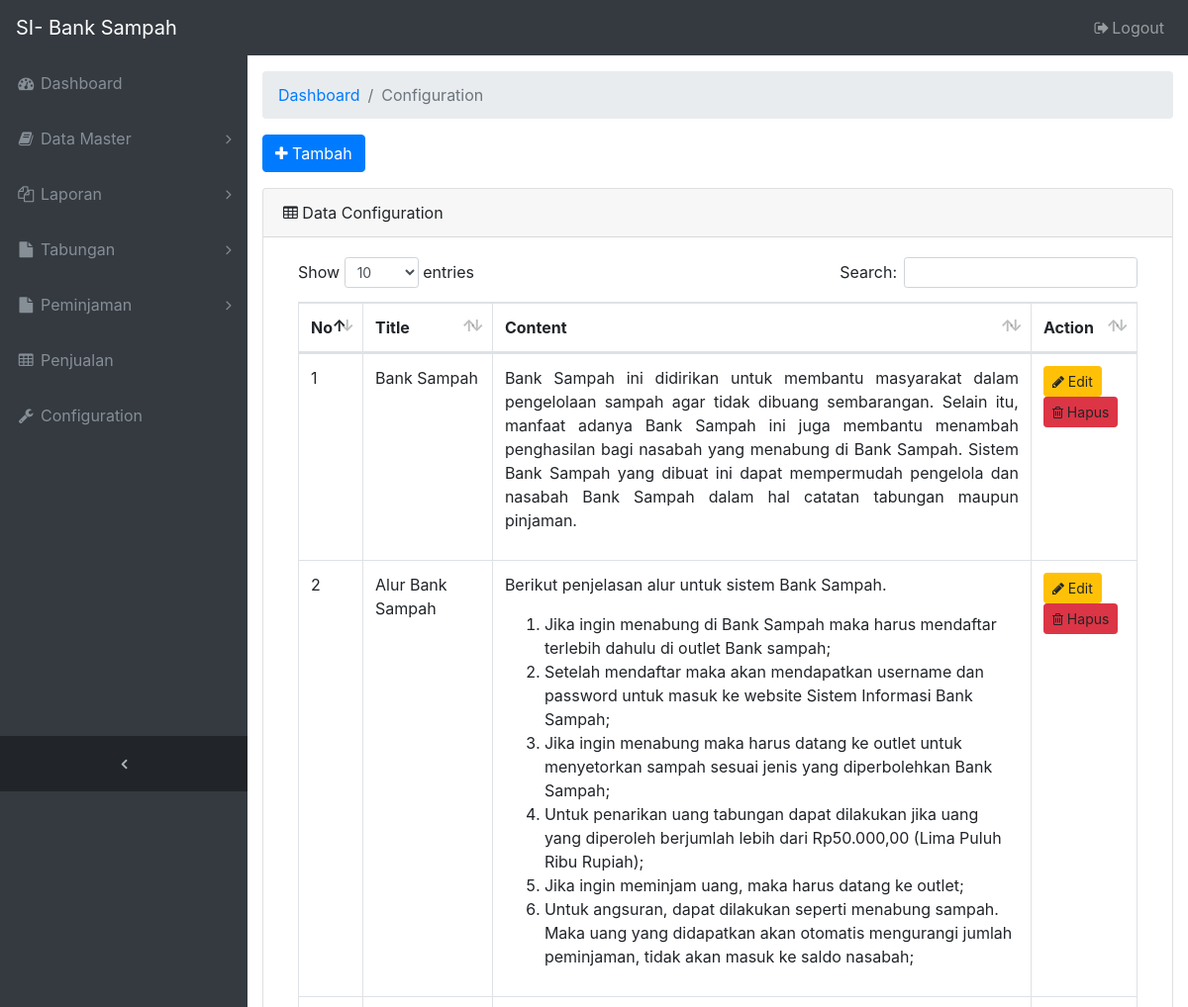
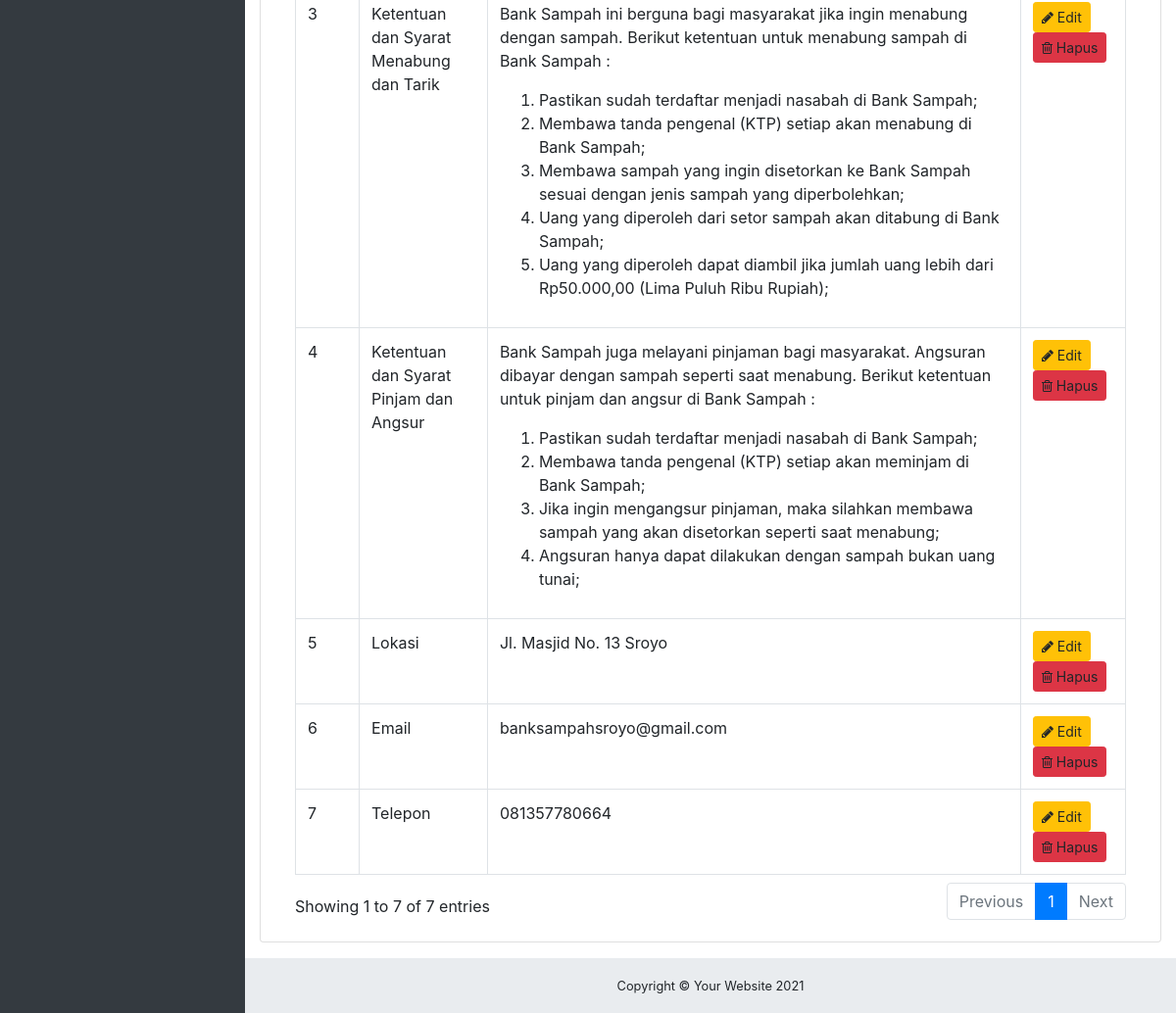
/ADMIN/menu-configuration.php (signed in), run on the app's committed database (2 pictures, top to bottom).
### tables this page shows
CREATE TABLE `tb_config` (
  `id_config` int(11) NOT NULL,
  `judul` varchar(50) NOT NULL,
  `isi` text NOT NULL
);

### ADMIN/menu-configuration.php (the view, shortened to what this page needs)
<!DOCTYPE html>
<html lang="en">
<head>
  <link href="vendor/bootstrap/css/bootstrap.min.css" rel="stylesheet">
  <link href="vendor/font-awesome/css/font-awesome.min.css" rel="stylesheet" type="text/css">
  <link href="vendor/datatables/dataTables.bootstrap4.css" rel="stylesheet">
  <link href="css/sb-admin.css" rel="stylesheet">
  <?php include 'navbar.php'; ?>
</head>
<body class="fixed-nav sticky-footer bg-dark" id="page-top">
  <div class="content-wrapper">
    <div class="container-fluid">
      <ol class="breadcrumb">
        <li class="breadcrumb-item">
          <a href="index.php">Dashboard</a>
        </li>
        <li class="breadcrumb-item active">Configuration</li>
      </ol>
      <div class="form-group">
        <a href="form-tambah-configuration.php" class="btn btn-primary"><i class="fa fa-plus"></i> Tambah</a>
      </div>
      <div class="card mb-3">
        <div class="card-header">
          <i class="fa fa-table"></i> Data Configuration</div>
        <div class="card-body">
          <div class="table-responsive">
            <table class="table table-bordered" id="dataTable" width="100%" cellspacing="0">
              <thead>
                <tr>
                  <th>No</th>
                  <th>Title</th>
                  <th>Content</th>
                  <th>Action</th>
                </tr>
              </thead>
              <tbody>
                <?php
                include('koneksi_db.php');
                $result = mysqli_query($koneksi,"SELECT * FROM tb_config");
                $nomor = 1;
                ?>
                <?php
                  while($data = mysqli_fetch_array($result)) {
                    echo "<tr>";
                    echo "<td>".$nomor++."</td>";
                    echo "<td>".$data['judul']."</td>";
                    echo "<td>".$data['isi']."</td>";
                    echo "<td>
                          <a href='form-edit-configuration.php?id=".$data['id_config']."' class = 'btn btn-warning btn-sm'><i class='fa fa-pencil'></i> Edit</a>
                          <a data-href='proses-hapus-configuration.php?id=".$data['id_config']."' class = 'btn btn-danger btn-sm' data-toggle='modal' data-target='#konfirmasi_hapus'><i class='fa fa-trash-o'></i> Hapus</a>
                          </td>";
                    echo "</tr>";
                  }
                 ?>
              </tbody>
            </table>
          </div>
        </div>
      </div>
    </div>
    <?php include 'footer.php'; ?>
  </div>
</body>
</html>

### ADMIN/css/sb-admin.css (style rules this page uses)
html { position: relative; min-height: 100%; }
body { overflow-x: hidden; }
body.sticky-footer { margin-bottom: 56px; }
body.sticky-footer .content-wrapper { min-height: calc(100vh - 56px - 56px); }
body.fixed-nav { padding-top: 56px; }
.content-wrapper { min-height: calc(100vh - 56px); padding-top: 1rem; }
.content-wrapper { overflow-x: hidden; background: white; }
@media (min-width: 992px) { .content-wrapper { margin-left: 250px; } }

### data on the page
tb_config: judul "Bank Sampah", isi "Bank Sampah ini didirikan untuk membantu masyarakat dalam pengelolaan sampah agar tidak dibuang sembarangan. Selain itu, manfaat adanya Bank Sampah ini juga membantu menambah penghasilan bagi nasabah yang menabung di Bank Sampah. Sistem Bank Sampah yang dibuat ini dapat mempermudah pengelola dan nasabah Bank Sampah dalam hal catatan tabungan maupun pinjaman."
tb_config: judul "Alur Bank Sampah", isi "Berikut penjelasan alur untuk sistem Bank Sampah. Jika ingin menabung di Bank Sampah maka harus mendaftar terlebih dahulu di outlet Bank sampah; Setelah mendaftar maka akan mendapatkan username dan password untuk masuk ke website Sistem Informasi Bank Sampah; Jika ingin menabung maka harus datang ke outlet untuk menyetorkan sampah sesuai jenis yang diperbolehkan Bank Sampah; Untuk penarikan uang tabungan dapat dilakukan jika uang yang diperoleh berjumlah lebih dari Rp50.000,00 (Lima Puluh Ribu Rupiah); Jika ingin meminjam uang, maka harus datang ke outlet; Untuk angsuran, dapat dilakukan seperti menabung sampah. Maka uang yang didapatkan akan otomatis mengurangi jumlah peminjaman, tidak…"
tb_config: judul "Ketentuan dan Syarat Menabung dan Tarik", isi "Bank Sampah ini berguna bagi masyarakat jika ingin menabung dengan sampah. Berikut ketentuan untuk menabung sampah di Bank Sampah : Pastikan sudah terdaftar menjadi nasabah di Bank Sampah; Membawa tanda pengenal (KTP) setiap akan menabung di Bank Sampah; Membawa sampah yang ingin disetorkan ke Bank Sampah sesuai dengan jenis sampah yang diperbolehkan; Uang yang diperoleh dari setor sampah akan ditabung di Bank Sampah; Uang yang diperoleh dapat diambil jika jumlah uang lebih dari Rp50.000,00 (Lima Puluh Ribu Rupiah);"
tb_config: judul "Ketentuan dan Syarat Pinjam dan Angsur", isi "Bank Sampah juga melayani pinjaman bagi masyarakat. Angsuran dibayar dengan sampah seperti saat menabung. Berikut ketentuan untuk pinjam dan angsur di Bank Sampah : Pastikan sudah terdaftar menjadi nasabah di Bank Sampah; Membawa tanda pengenal (KTP) setiap akan meminjam di Bank Sampah; Jika ingin mengangsur pinjaman, maka silahkan membawa sampah yang akan disetorkan seperti saat menabung; Angsuran hanya dapat dilakukan dengan sampah bukan uang tunai;"
tb_config: judul "Lokasi", isi "Jl. Masjid No. 13 Sroyo"
tb_config: judul "Email", isi "banksampahsroyo@gmail.com"
tb_config: judul "Telepon", isi "081357780664"
